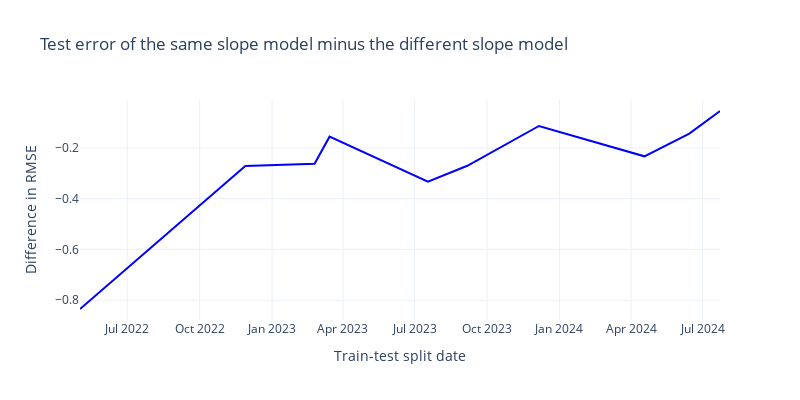

The notebook cell this image was saved under:
### Code cell
errors_diff = np.array(errors['same_slopes=(True,)']) - np.array(errors['same_slopes=(False,)'])
np.percentile(errors_diff, [5, 95])

# Plot the errors diff
fig = go.Figure()
fig.add_trace(go.Scatter(
    x=split_dates, y=errors_diff,
    mode='lines', name='Error difference',
    line=dict(color='blue')
))
fig.update_layout(
    template='plotly_white',
    width=800,
    height=400,
    title='Test error of the same slope model minus the different slope model' + ('<br>with hypothetical Llama 4' if include_llama_4 else ''),
    xaxis_title='Train-test split date',
    yaxis_title='Difference in RMSE',
)

save_plot(fig, results_dir, f'compute_regression_backtest_error_diff_{model_selection}_frontier={frontier_selection}_top{top_n}_cutoff={cutoff_date}')

fig.show()

### Figure 1 — Plotly figure (JSON) as saved in the notebook; plotly's stock layout.template omitted (floating-point values rounded to 4 significant figures)
{"data": [{"line": {"color": "blue"}, "mode": "lines", "name": "Error difference", "type": "scatter", "x": ["2022-05-02T00:00:00", "2022-11-28T00:00:00", "2023-02-24T00:00:00", "2023-03-15T00:00:00", "2023-07-18T00:00:00", "2023-09-06T00:00:00", "2023-12-06T00:00:00", "2024-04-18T00:00:00", "2024-06-14T00:00:00", "2024-07-23T00:00:00"], "y": [-0.835, -0.2708, -0.2621, -0.1555, -0.3334, -0.2703, -0.1134, -0.2331, -0.1434, -0.05438]}], "layout": {"height": 400, "title": {"text": "Test error of the same slope model minus the different slope model"}, "width": 800, "xaxis": {"title": {"text": "Train-test split date"}}, "yaxis": {"title": {"text": "Difference in RMSE"}}}}
